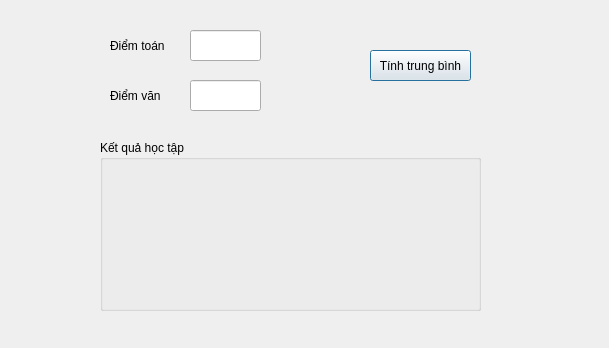
<?xml version="1.0" encoding="UTF-8"?>
<ui version="4.0">
 <class>Dialog</class>
 <widget class="QDialog" name="Dialog">
  <property name="geometry">
   <rect>
    <x>0</x>
    <y>0</y>
    <width>609</width>
    <height>348</height>
   </rect>
  </property>
  <property name="windowTitle">
   <string>Dialog</string>
  </property>
  <widget class="QLabel" name="label">
   <property name="geometry">
    <rect>
     <x>110</x>
     <y>30</y>
     <width>71</width>
     <height>31</height>
    </rect>
   </property>
   <property name="text">
    <string>Điểm toán</string>
   </property>
  </widget>
  <widget class="QLineEdit" name="lineEdit">
   <property name="geometry">
    <rect>
     <x>190</x>
     <y>30</y>
     <width>71</width>
     <height>31</height>
    </rect>
   </property>
  </widget>
  <widget class="QLineEdit" name="lineEdit_2">
   <property name="geometry">
    <rect>
     <x>190</x>
     <y>80</y>
     <width>71</width>
     <height>31</height>
    </rect>
   </property>
  </widget>
  <widget class="QLabel" name="label_2">
   <property name="geometry">
    <rect>
     <x>110</x>
     <y>80</y>
     <width>71</width>
     <height>31</height>
    </rect>
   </property>
   <property name="text">
    <string>Điểm văn</string>
   </property>
  </widget>
  <widget class="QPushButton" name="pushButton">
   <property name="geometry">
    <rect>
     <x>370</x>
     <y>50</y>
     <width>101</width>
     <height>31</height>
    </rect>
   </property>
   <property name="text">
    <string>Tính trung bình</string>
   </property>
  </widget>
  <widget class="QGroupBox" name="groupBox">
   <property name="geometry">
    <rect>
     <x>100</x>
     <y>140</y>
     <width>381</width>
     <height>171</height>
    </rect>
   </property>
   <property name="title">
    <string>Kết quả học tập</string>
   </property>
   <widget class="QLabel" name="label_3">
    <property name="geometry">
     <rect>
      <x>80</x>
      <y>40</y>
      <width>241</width>
      <height>101</height>
     </rect>
    </property>
    <property name="font">
     <font>
      <pointsize>9</pointsize>
      <weight>75</weight>
      <bold>true</bold>
     </font>
    </property>
    <property name="styleSheet">
     <string notr="true">padding:20px;</string>
    </property>
    <property name="text">
     <string/>
    </property>
   </widget>
  </widget>
 </widget>
 <resources/>
 <connections/>
</ui>
